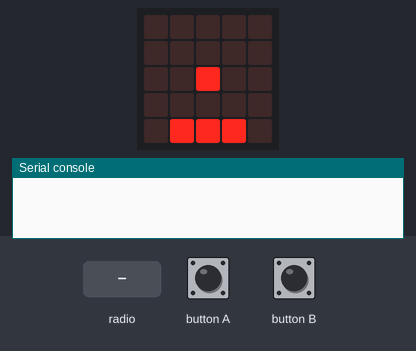
Simulated run of this program. Board: BBC micro:bit running MicroPython. Parts: the board's 5×5 LED display, the last lines printed to the serial console. The inputs (shaded band) are chosen by the test bench. No radio messages arrive unless stated (any console line starting 'radio sent:' is added by the test bench).

Above: at 0.61 s.
1.3 s: button A pressed for 0.15 s
At 1.68 s:
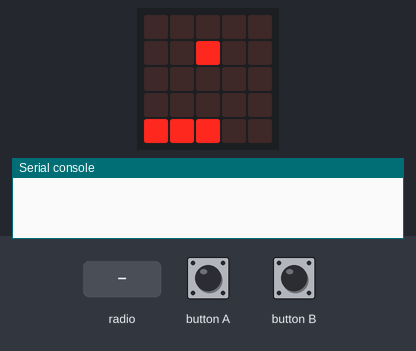
At 2.6 s:
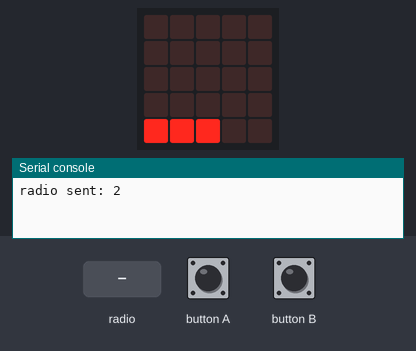
3.5 s: radio message "4" arrives
At 4.9 s:
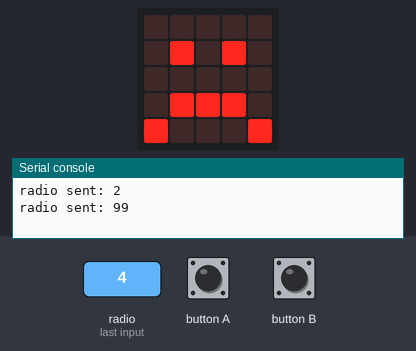
Timing chart, 0 to 6.5 s (numbered marks = the images above; inputs shaded):
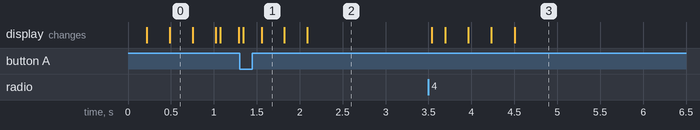

Measured:
- after the input at 1.3 s, the display: first changes at once (image 1 shows a later state)
- after the input at 3.5 s, the display: first changes at once (image 3 shows a later state)

The program:

game.py
```python
from microbit import *
import radio

# startowe polozenie pilki
ball_x, ball_y = 2, 0
# informacja czy pilka porusza sie w dol czy w gore
ball_up = False
ball_present = True
# polozenie platformy
platform_x, platform_y = 1, 4
# pomocnicza wartosc, aby pilka spadala wolniej
counter = 0
# wlacz i skonfiguruj radio
radio.on()
radio.config(channel=7)

# glowna petla programu
while True:
    # wyczysc wyswietlacz
    display.clear()
    # licznik petli
    counter = counter + 1

    ### obsluga radia i pilki ###

    # jesli pilka jest na drugim microbicie
    if not ball_present:
        data = radio.receive()
        if data:
            ball_x = int(data)
            if ball_x == 99:
                display.show(Image.HAPPY)
                break
            else:
                ball_y = 0
                ball_up = False
                ball_present = True

    # jesli pilka jest na naszym microbicie
    if ball_present:
        # pilka porusza sie raz na 5 wykonan tej petli
        if counter%5 == 0:
            if ball_y >= 0 and ball_y < 4:
                # ruch pilki w gore
                if ball_up:
                    ball_y = ball_y - 1
                # ruch pilki w dol
                else:
                    ball_y = ball_y + 1
            # resetujemy licznik petli
            counter = 0
        # wyswietlenie pilki
        if ball_y >= 0:
            display.set_pixel(ball_x, ball_y, 9)
        else:
            radio.send(str(ball_x))
            ball_present = False

    ### obsluga platformy ###

    if button_a.was_pressed() and platform_x >= 0:
        # ruch platformy w lewo przyciskiem A
        platform_x = platform_x - 1
    elif button_b.was_pressed() and platform_x < 3:
        # ruch platformy w prawo przyciskiem B
        platform_x = platform_x + 1

    # wyswietlenie platformy
    if platform_x >= 0:
        display.set_pixel(platform_x, platform_y, 9)
    display.set_pixel(platform_x+1, platform_y, 9)
    if platform_x < 3:
        display.set_pixel(platform_x+2, platform_y, 9)

    ### logika gry ###

    if ball_y == 4:
        # kiedy pilka spadnie na dol na platforme musi zostac odbita
        if ball_x >= platform_x and ball_x <= platform_x+2:
            ball_up = True
            ball_y = ball_y - 1
        # w przeciwnym razie konczymy gre
        else:
            display.show(Image.SAD)
            radio.send("99")
            break

    # usypiamy petle na 50ms
    sleep(50)
```
